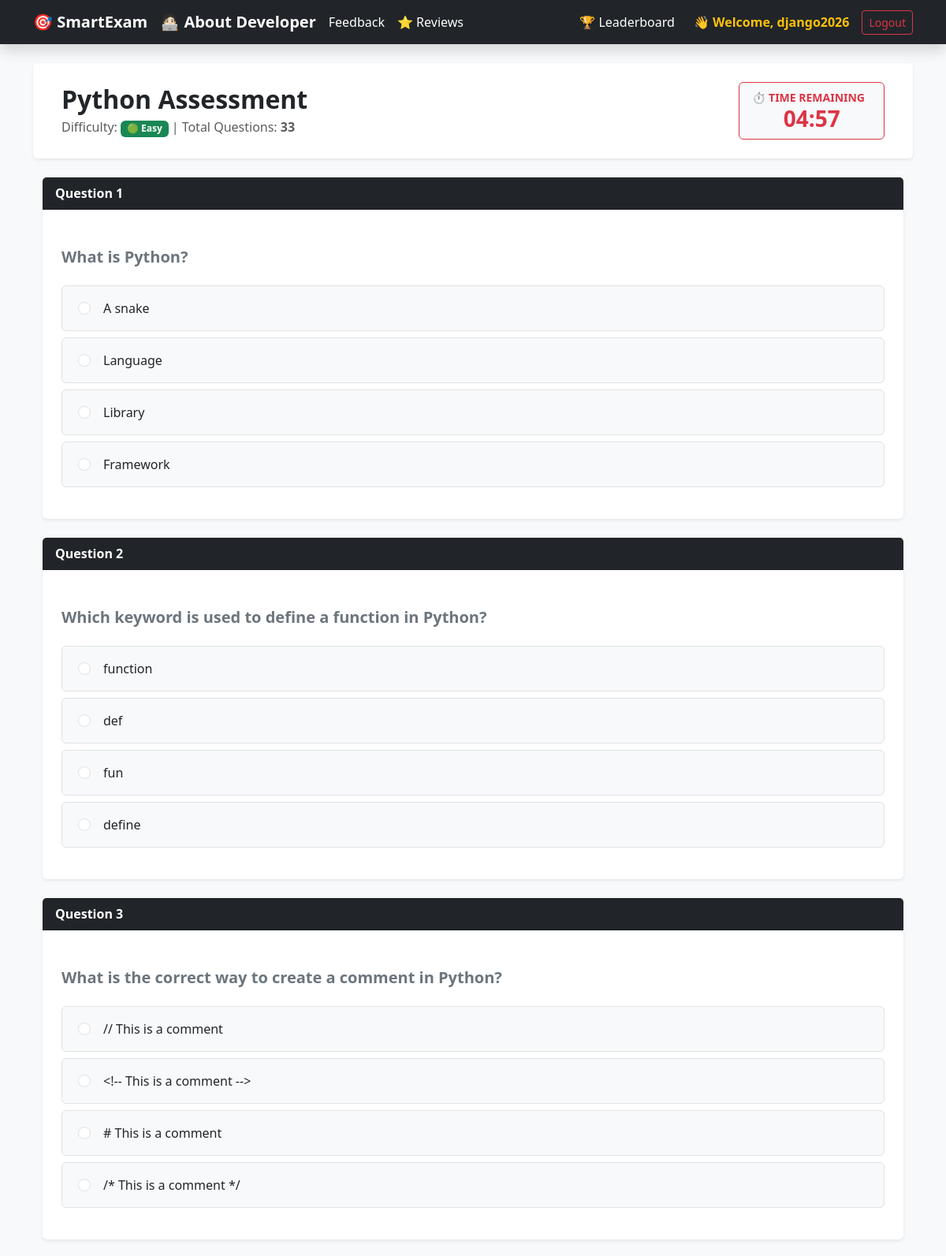
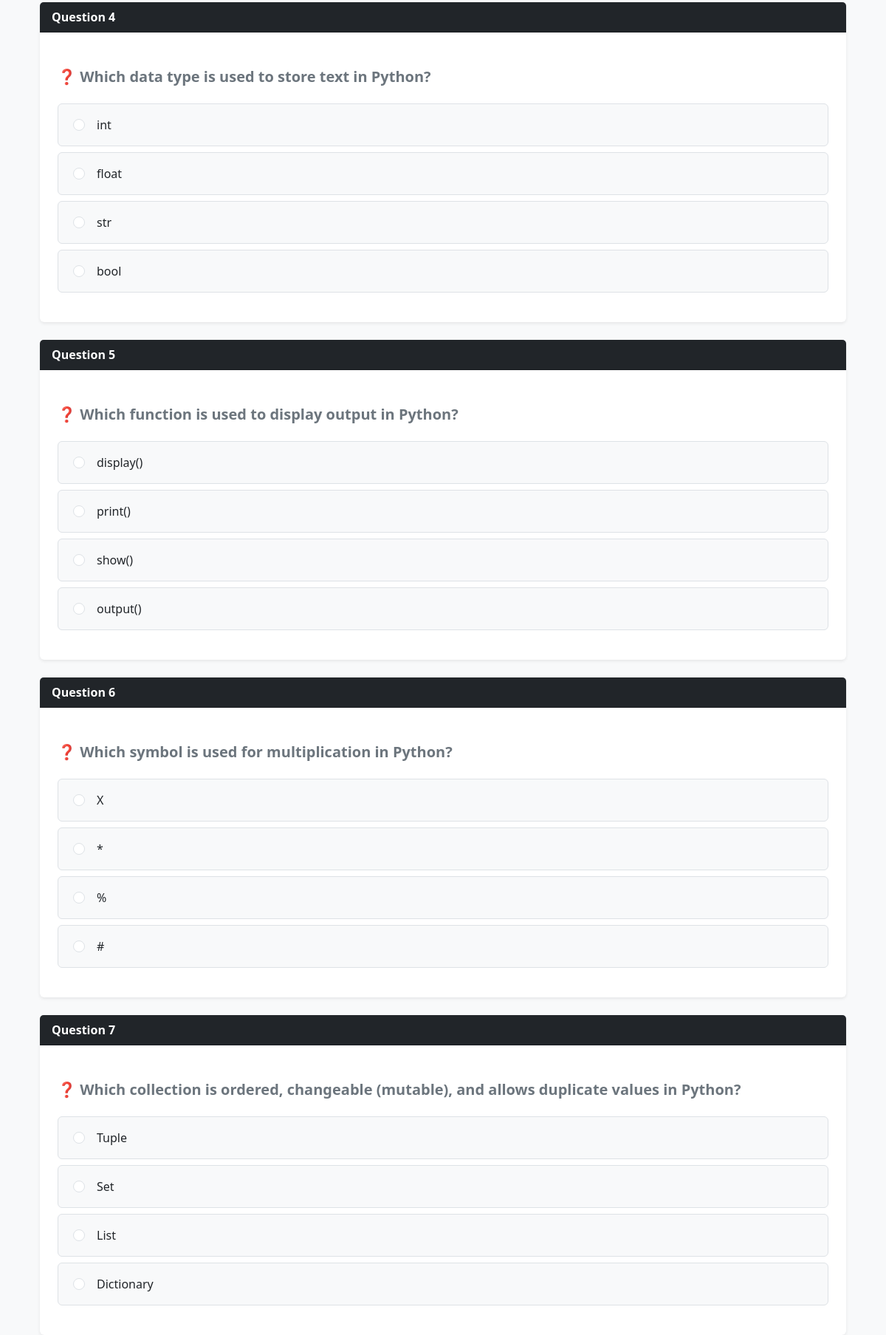
The page /quiz/Python/Easy/ (signed in, upper part) on the database its author committed (2 pictures, top to bottom).
### exam/models.py (models this page shows, shortened)
class Category(models.Model):
    name = models.CharField(max_length=100, unique=True)
    description = models.TextField(blank=True, null=True)

class Question(models.Model):
    DIFFICULTY_CHOICES = [
        ('Easy', 'Easy'),
        ('Medium', 'Medium'),
        ('Hard', 'Hard'),
    ]
    category = models.ForeignKey(Category, on_delete=models.CASCADE, related_name='questions')
    question_text = models.TextField(max_length=900)
    option1 = models.TextField(max_length=900)
    option2 = models.TextField(max_length=900)
    option3 = models.TextField(max_length=900)
    option4 = models.TextField(max_length=900)
    correct_option = models.IntegerField(choices=[(1, 'Option 1'), (2, 'Option 2'), (3, 'Option 3'), (4, 'Option 4')])
    difficulty = models.CharField(max_length=10, choices=DIFFICULTY_CHOICES, default='Easy')
    explanation = models.TextField(blank=True, null=True, help_text="Sawal ka sahi jawab kyun hai, yahan vistaar se likhein.")

### exam/views.py (the view, shortened to what this page needs)
# urls.py: path('quiz/<str:category_name>/<str:difficulty>/', views.take_quiz, name='take_quiz'),
@login_required
@never_cache
def take_quiz(request, category_name, difficulty):
    category = get_object_or_404(Category, name__iexact=category_name)
    questions = Question.objects.filter(category=category, difficulty=difficulty)
    if questions.count() < 9:
        return render(request, 'exam/coming_soon.html', {
            'category': category,
            'difficulty': difficulty,
            'available': questions.count()
        })
    return render(request, 'exam/quiz.html', {
        'questions': questions,
        'category': category,
        'difficulty': difficulty
    })

### exam/templates/exam/quiz.html (shortened to what this page needs)
{% extends 'exam/base.html' %}
{% block content %}
<div class="container mt-4">
    <div class="row bg-white p-4 shadow-sm rounded mb-4 align-items-center">
        <div class="col-md-8">
            <h2 class="text-dark fw-bold mb-1">{{ category.name }} Assessment</h2>
            <p class="text-muted mb-0">
                Difficulty:
                {% if difficulty == 'Hard' %}
                <span class="badge bg-danger">🔴 Hard</span>
                {% elif difficulty == 'Medium' %}
                <span class="badge bg-warning text-dark">🟡 Medium</span>
                {% else %}
                <span class="badge bg-success">🟢 Easy</span>
                {% endif %}
                | Total Questions: <span class="fw-bold">{{ questions.count }}</span>
            </p>
        </div>
        <div class="col-md-4 text-md-end mt-3 mt-md-0">
            <div class="card bg-light border-danger inline-block d-inline-flex p-2 px-3 align-items-center">
                <span class="text-danger fw-bold small me-2">⏱️ TIME REMAINING</span>
                <span id="timer-display" class="h3 mb-0 fw-bold text-danger">05:00</span>
            </div>
        </div>
    </div>
    <form id="quiz-form" method="POST">
        {% for q in questions %}
        <div class="card mb-4 shadow-sm border-0">
            <div class="card-header bg-dark text-white fw-semibold">
                Question {{ forloop.counter }}
            </div>
            <div class="card-body p-4">
                <h5 class="card-title fw-bold text-secondary mb-4" style="white-space: pre-line;">
                    {{ q.question_text }}
                </h5>
                <div class="options-group">
                    <div class="form-check p-3 mb-2 border rounded hover-shadow-sm bg-light">
                        <input class="form-check-input ms-1" type="radio" name="q_{{ q.id }}" value="1"
                            id="q_{{ q.id }}_1">
                        <label class="form-check-label ms-3" for="q_{{ q.id }}_1">{{ q.option1 }}</label>
                    </div>
                    <div class="form-check p-3 mb-2 border rounded hover-shadow-sm bg-light">
                        <input class="form-check-input ms-1" type="radio" name="q_{{ q.id }}" value="2"
                            id="q_{{ q.id }}_2">
                        <label class="form-check-label ms-3" for="q_{{ q.id }}_2">{{ q.option2 }}</label>
                    </div>
                    <div class="form-check p-3 mb-2 border rounded hover-shadow-sm bg-light">
                        <input class="form-check-input ms-1" type="radio" name="q_{{ q.id }}" value="3"
                            id="q_{{ q.id }}_3">
                        <label class="form-check-label ms-3" for="q_{{ q.id }}_3">{{ q.option3 }}</label>
                    </div>
                    <div class="form-check p-3 mb-3 border rounded hover-shadow-sm bg-light">
                        <input class="form-check-input ms-1" type="radio" name="q_{{ q.id }}" value="4"
                            id="q_{{ q.id }}_4">
                        <label class="form-check-label ms-3" for="q_{{ q.id }}_4">{{ q.option4 }}</label>
                    </div>
                </div>
            </div>
        </div>
        {% endfor %}
    </form>
</div>
{% endblock %}

### exam/templates/exam/base.html (shortened to what this page needs)
{% load static %}
<!DOCTYPE html>
<html lang="en">
<head>
    <link href="https://cdn.jsdelivr.net/npm/bootstrap@5.3.0/dist/css/bootstrap.min.css" rel="stylesheet">
</head>
<body class="bg-light">
    <nav class="navbar navbar-expand-lg navbar-dark bg-dark shadow mb-4">
        <div class="container">
            <a class="navbar-brand fw-bold" href="{% url 'homepage' %}">🎯 SmartExam</a>
            <a class="navbar-brand fw-bold" href="{% url 'about' %}">🧑🏻‍💻 About Developer</a>
            <a class="nav-link text-white me-3" href="{% url 'feedback' %}">Feedback</a>
            <a href="{% url 'reviews' %}" class="nav-link text-white me-3">⭐ Reviews</a>
            <div class="collapse navbar-collapse" id="navbarNav">
                <div class="navbar-nav ms-auto align-items-center">
                    <a class="nav-link text-white me-3" href="{% url 'dashboard' %}">🏆 Leaderboard</a>
                    {% if user.is_authenticated %}
                    <span class="navbar-text text-warning fw-bold me-3">
                        👋 Welcome, {{ user.username }}
                    </span>
                    <form action="{% url 'logout' %}" method="POST" class="d-inline">
                        <button type="submit" class="btn btn-outline-danger btn-sm">Logout</button>
                    </form>
                    {% else %}
                    <a class="btn btn-outline-light btn-sm me-2" href="{% url 'login' %}">Login</a>
                    <a class="btn btn-warning btn-sm text-dark fw-bold" href="{% url 'register' %}">Register</a>
                    {% endif %}
                </div>
            </div>
        </div>
    </nav>
    <div class="container">
        {% block content %}
        {% endblock %}
    </div>
</body>
</html>

### rows shown on the page
Category: name "Python"
Question: question_text "What is Python?", option1 "A snake", option2 "Language", option3 "Library", option4 "Framework"
Question: question_text "Which keyword is used to define a function in Python?", option1 "function", option2 "def", option3 "fun", option4 "define"
Question: question_text "What is the correct way to create a comment in Python?", option1 "// This is a comment", option2 "<!-- This is a comment -->", option3 "# This is a comment", option4 "/* This is a comment */"
Question: question_text "❓ Which data type is used to store text in Python?", option1 "int", option2 "float", option3 "str", option4 "bool"
Question: question_text "❓ Which function is used to display output in Python?", option1 "display()", option2 "print()", option3 "show()", option4 "output()"
Question: question_text "❓ Which symbol is used for multiplication in Python?", option1 "X", option2 "*", option3 "%", option4 "#"
Question: question_text "❓ Which collection is ordered, changeable (mutable), and allows duplicate values in Python?", option1 "Tuple", option2 "Set", option3 "List", option4 "Dictionary"

### other values the page prints
{{ user.username }} "django2026"
{{ questions.count }} "33"
